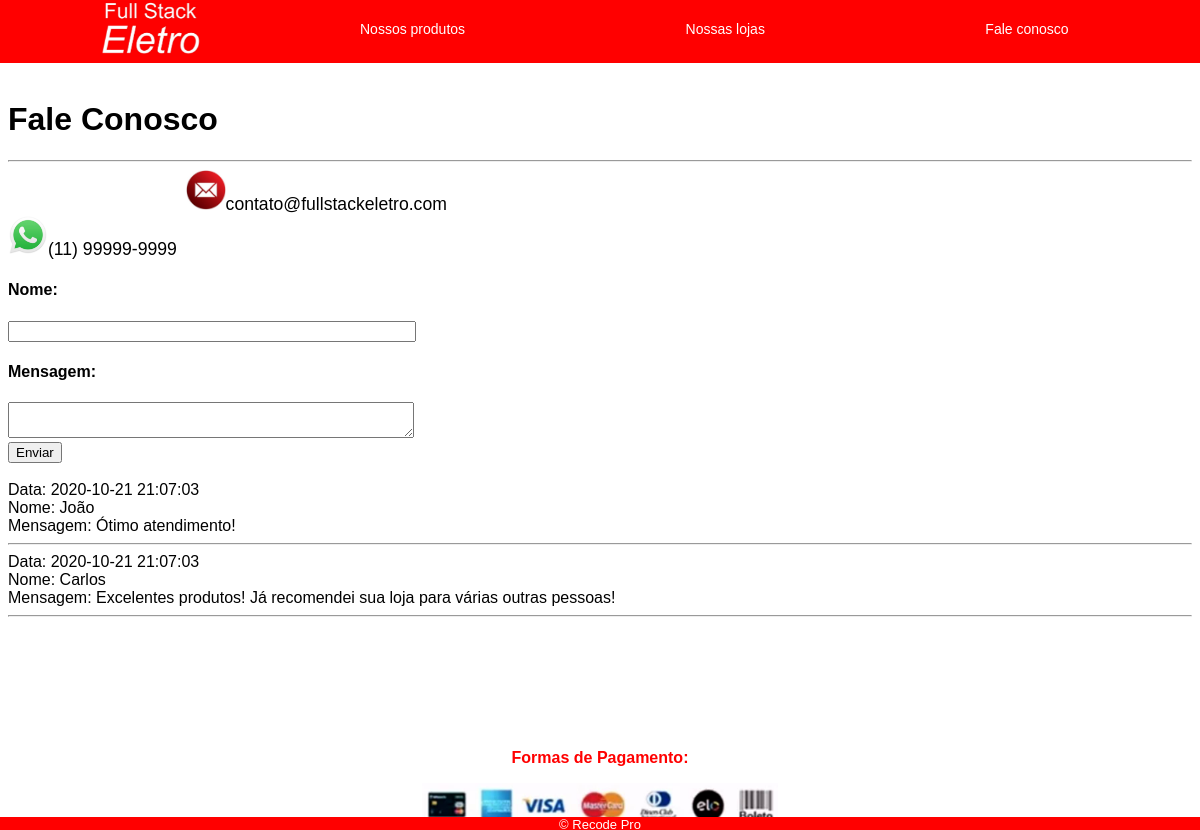
Screenshot of /PHP_BD_Projeto_individual_Bianca/fseletro_PHP_BD_Bianca/fale_conosco.php with the database file from the repository.
### tables this page shows
CREATE TABLE `comentario` (
  `idcoment` int AUTO_INCREMENT,
  `nome` varchar(100),
  `mensagem` varchar(300),
  `data` datetime default now(),  
  PRIMARY KEY (`idcoment`));

### PHP_BD_Projeto_individual_Bianca/fseletro_PHP_BD_Bianca/fale_conosco.php (the view, shortened to what this page needs)
<?php
    $servername = "localhost";
    $username = "root";
    $password = "";
    $database = "fseletro";
    $conn = mysqli_connect ($servername, $username, $password, $database);
?>
<!Doctype html>
<html lang="pt-br">
    <head>
        <link rel="stylesheet" href="./css/estilo.css">
    </head>
    <body>
        <main>
            <header>
                <h1>Fale Conosco</h1>
            </header>
            <hr>
            <section class="fale_conosco">
                <div class="contato_l1c1">
                    <img width="40px" src="./imagens/email.jpg" alt="Email">contato@fullstackeletro.com
                </div>
                <div class="contato_l1c2">
                    <img width="40px" src="./imagens/whatsapp.jpg" alt="Whatsapp">(11) 99999-9999
                </div>
            </section>
            <form method="post">
                <h4>Nome:</h4>
                <input name="nome" type="text" style="width: 400px;">
                <h4>Mensagem:</h4>
                <textarea name="msg" style="width: 400px;"></textarea> <br>
                <input type="submit" value="Enviar"> <br><br>
            </form>
            <?php
                $sql = "select * from comentario";
                $result = $conn->query($sql);
                if ($result->num_rows>0){
                    while($rows=$result->fetch_assoc()){
                        echo "Data: ", $rows['data'], "<br>";
                        echo "Nome: ", $rows['nome'], "<br>";
                        echo "Mensagem: ", $rows['mensagem'], "<br>";
                        echo "<hr>";
                    }
                }
                else{
                    echo "Nenhum comentário ainda!";
                }
            ?>
            <br><br><br><br>
            <br><br>
        </main>
        <footer class="rodape">
            <p id="cor_destaque">Formas de Pagamento:</p>
            <img width="30%" src="./imagens/formas_de_pagamento.jpg" alt="Formas de pagamento">
            <p id="recodepro">&copy; Recode Pro</p>
        </footer>
    </body>
</html>

### PHP_BD_Projeto_individual_Bianca/fseletro_PHP_BD_Bianca/css/estilo.css (style rules this page uses)
body { font-family: Arial, Helvetica, sans-serif; position: relative; top: 80px; }
p#cor_destaque { color:red; font-weight: 900; font-size: 16px; }
a.imagem { position: fixed; padding-left: 100px; margin-top: -19px; }
nav.menu { background-color: red; padding-top: 25px; padding-bottom: 25px; margin-left: -8px; width: 100%; position: fixed; top: -5px; }
a.itensmenu { color:white; text-decoration: none; font-size: 14px; padding-right: 18%; display: inline; position: relative; left:30%; }
footer.rodape { text-align: center; font-size: 13px; }
p#recodepro { background-color: red; color: white; margin-left: -8px; width: 100%; position: fixed; bottom: -15px; }
section.fale_conosco { font-size: 110%; }
div.contato_l1c1 { margin-left: 15%; padding-right: 35%; display: inline-block; }
div.contato_l1c2 { margin-right: 15%; display: inline-block; }

### rows the page displays
comentario: data "2020-10-21 21:07:03", nome "João", mensagem "Ótimo atendimento!"
comentario: data "2020-10-21 21:07:03", nome "Carlos", mensagem "Excelentes produtos! Já recomendei sua loja para várias outras pessoas!"
